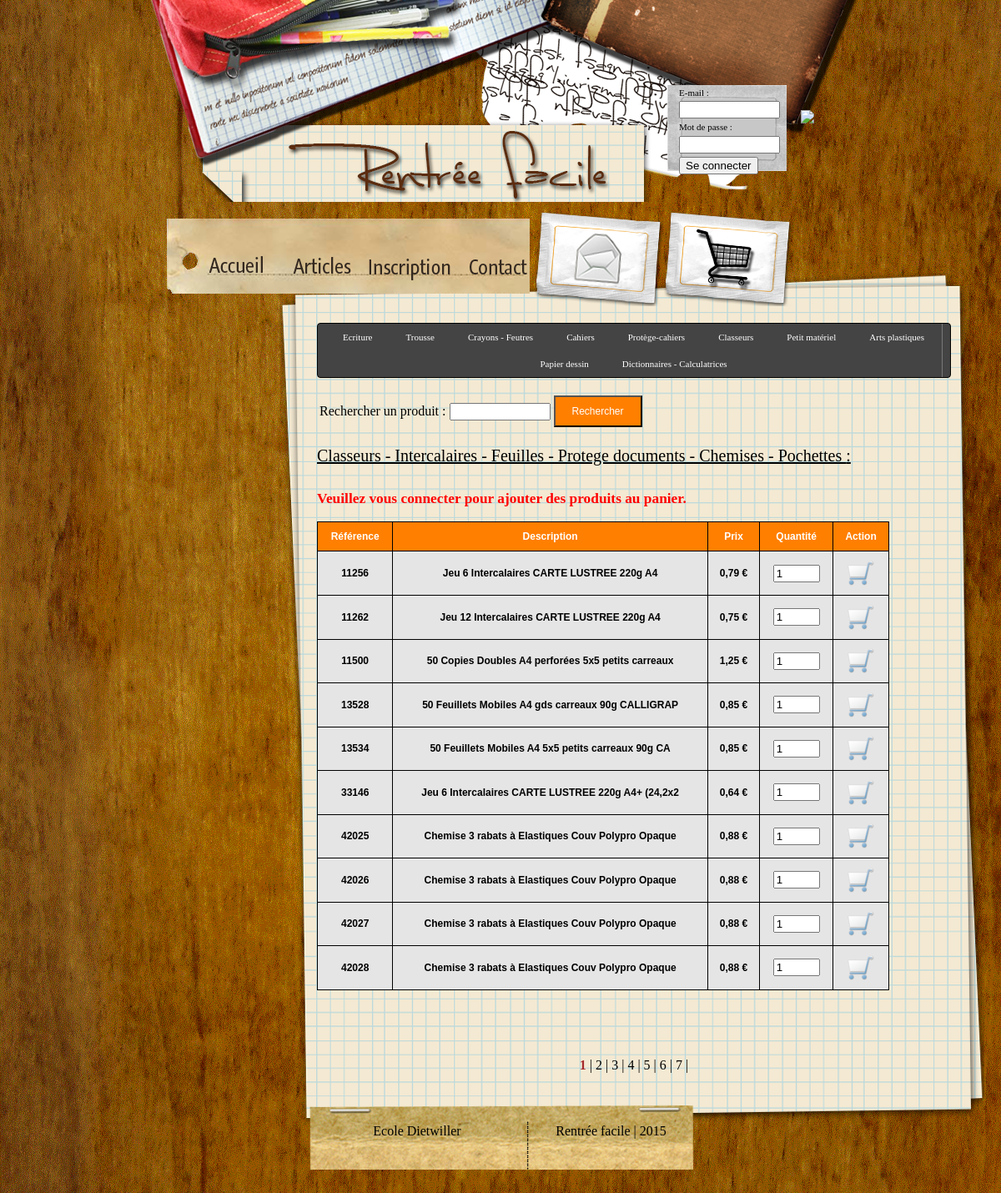
Before: /fournitures/index.php?cat=Classeurs+-+Intercalaires+-+Feuilles+-+Protege+documents+-+Chemises+-+Pochettes+ with the older database file.
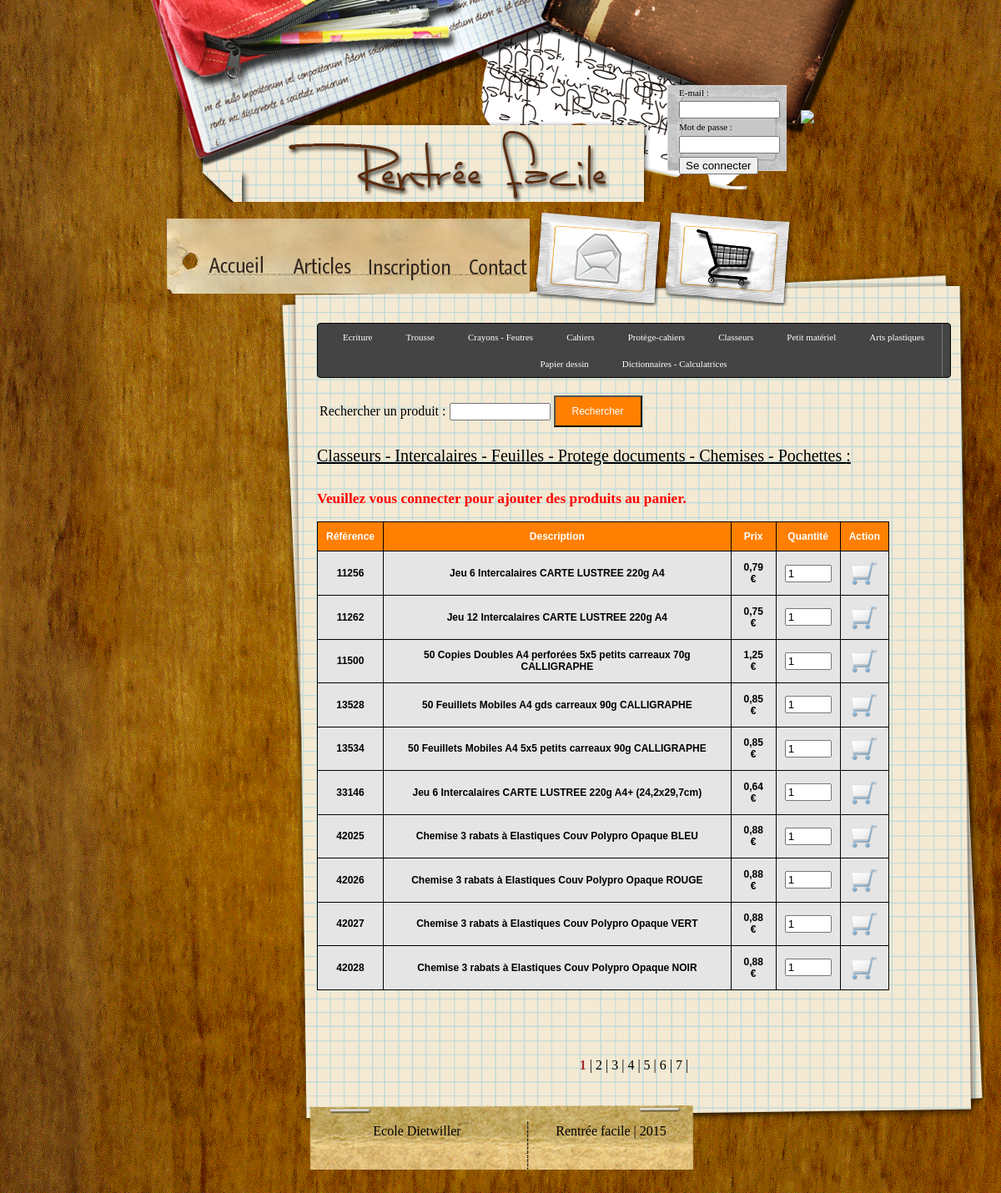
After: the same page with the newer database file.
### tables this page shows
CREATE TABLE Materiel(
	id_mat INT AUTO_INCREMENT NOT NULL,
	ref_mat VARCHAR(20) NOT NULL,
	desc_mat VARCHAR(80),
	prix_mat numeric(5,2),
	id_scat INT NOT NULL,
	PRIMARY KEY (id_mat),
	FOREIGN KEY (id_scat) REFERENCES Sous_categorie (id_scat)
);

### lib/lib_db.class.php (called while the page is built, shortened)
<?php
class DB_connection
{
	private $_connection;
	private $_result;
	public function DB_connection()
	{
		$this->_hostname = HOST;
		$this->_username = USER;
		$this->_password = PASS;
		$this->_database = DB;
		$this->_connection = @mysqli_connect($this->_hostname, $this->_username, $this->_password, $this->_database) or die ("Erreur de connexion &acirc; la base. ".mysql_error());
	}
	public function DB_query($requete)
	{
		$this->_result = @mysqli_query($this->_connection, $requete) or die ("Probl&egrave;me dans l'ex&eacute;cution de la requ&ecirc;te : $requete. ".mysql_error());
		return $this->_result;
	}
	public function DB_object()
	{
		$this->_row = @mysqli_fetch_object($this->_result);
		return $this->_row;
	}
	public function DB_count()
	{
		$this->_row = @mysqli_num_rows($this->_result);
		return $this->_row;
	}
}
?>

### inc/url.inc.php (called while the page is built)
<?php
function recuperer_url()
{
    $url=explode('/', $_SERVER['REQUEST_URI']);
	return $url;
}
?>

### lib/lib_fournitures.php (the view, shortened to what this page needs)
<?php
function afficherFournitures($panier, $rubrique="", $srubrique="", $recherche="")
{
	$db = new DB_connection();
	$query = 'SELECT jma FROM Date_limite';
	$db->DB_query($query);
	$now = Date("Y-m-d");
	$jma = Date("Y-m-d");
	if($db->DB_count() > 0)
	{
		if($date = $db->DB_object())
		{
			$now = new DateTime($now);
			$now = $now->format('Ymd');
			$jma = new DateTime($date->jma);
			$jma = $jma->format('Ymd');
		}
	}
	if(!empty($recherche))
	{
		$requete = 'SELECT ref_mat, desc_mat, prix_mat FROM Materiel WHERE desc_mat LIKE \'%'.$recherche.'%\' OR ref_mat = \''.$recherche.'\'';
	}
	else
	{
		$requete = 'SELECT m.ref_mat, m.desc_mat, m.prix_mat, sc.categorie, sc.scat FROM Materiel as m, Sous_categorie as sc WHERE m.id_scat = sc.id_scat';
		if(!empty($rubrique))
			$requete .= ' AND sc.categorie = \''.$rubrique.'\'';
	}
	$db->DB_query($requete);
	$nb_elems = 10;
	$nb_pages = ceil($db->DB_count() / $nb_elems);
	if(!empty($_GET["page"]))
	{
		$page = intval(htmlentities($_GET["page"], ENT_QUOTES));
		if($_GET["page"] > $nb_pages || $_GET["page"] < 1)
			$page = 1;
	}
	else
		$page = 1;
	$debut = ($page - 1) * $nb_elems;
	$requete .= ' LIMIT '.$debut.', '.$nb_elems.'';
	echo "<div id=\"produits\">";
	if(isset($_SESSION["id_parent"]))
	{
		if($now < $jma)
		{
			if(isset($_GET["ref"]))
			{
				$requete2 = 'SELECT ref_mat FROM Materiel WHERE ref_mat = "'.$db->quote($_GET["ref"]).'"';
				$db->DB_query($requete2);
				if($db->DB_count() > 0)
				{
					$str = "L'article ".htmlentities($_GET["ref"], ENT_QUOTES)." a été ajouté au <a href=\"../panier\">panier</a>";
					if(isset($_GET["qte"]))
					{
						$s = htmlentities($_GET["qte"], ENT_QUOTES) > 1 ? "s" : "";
						$str .= " en ".htmlentities($_GET["qte"], ENT_QUOTES)." exemplaire".$s."&nbsp;";
					}
					echo "<span style=\"color:green; font-size:13pt\"><p><strong>$str</strong><img src=\"../../img/icon_OK.png\"></p></span>";
				}
			}
		}
		else
		{
			echo "<span style=\"color:red; font-size:13pt\"><p><strong>La date limite de commande est passée.</strong></p></span>";
		}
	}
	else
	{
		echo "<span style=\"color:red; font-size:13pt\"><p><strong>Veuillez vous connecter pour ajouter des produits au panier.</strong></p></span>";
	}
	$db->DB_query($requete);
	if($db->DB_count() > 0)
	{
		echo "<div class=\"liste\">";
		echo "<table>
				<tr>
					<td>Référence</td>
					<td>Description</td>
					<td>Prix</td>
					<td>Quantité</td>
					<td>Action</td>
				</tr>";
		while($mat = $db->DB_object())
		{
			echo "<form method=\"get\" action=\"\">";
			$tr = "<tr>";
			echo $tr;
				echo "<td>".$mat->ref_mat."</td>
				<td>".$mat->desc_mat."</td>
				<td>".number_format($mat->prix_mat, 2, ',', ' ')." €</td>";
				$td = "<td><input type=\"number\" name=\"qte\" value=\"1\" size=\"1\" min=\"1\" max=\"20\"></td>";
				echo $td;
				echo "<td><input type=\"submit\" title=\"Ajouter au panier\" value=\"\" class=\"ajPanier\"></td>";
				echo "</tr>";
				echo "</form>";
		}
		echo "</table>";
	}
	else
	{
		echo "<p>Aucun produit trouvé.</p>";
	}
	echo "</div></div>";
	echo "<div id=\"pages\">";
	$chemin = explode('/', recuperer_url()[4])[0];
	$script = explode('?', $chemin)[0];
	if($nb_pages > 1)
	{
		for($i=1; $i <= $nb_pages; ++$i)
		{
			if($page == $i)
				echo "<span style=\"font-weight:bold; color:brown\">".$i."</span> | ";
			else
			{
				if(aucun_arg($chemin))
					echo "<a href=".formater_url($script, urlencode($rubrique), urlencode($srubrique), urlencode($recherche))."?page=".$i.">".$i."</a>";
				else
					echo "<a href=".formater_url($script, urlencode($rubrique), urlencode($srubrique), urlencode($recherche))."&amp;page=".$i.">".$i."</a>";
				echo " | ";
			}
		}
	}
	echo "</div>";
}
function aucun_arg($url)
{
	if(!isset($_GET["cat"]) && !isset($_GET["scat"]) && !isset($_GET["find"]))
	{
		return true;
	}
	else
	{
		if(empty($_GET["cat"]) && empty($_GET["scat"]) && empty($_GET["find"]))
		{
			return true;
		}
		else
		{
			return false;
		}
	}
}
function formater_url($script, $cat, $scat, $find)
{
	$str = $script;
	if($cat!="")
	{
		$str .= "?cat=".$cat;
	}
	return $str;
}
?>

Changed rows visible on the page:
changed materiel: desc_mat "50 Copies Doubles A4 perforées 5x5 petits carreaux" → "50 Copies Doubles A4 perforées 5x5 petits carreaux 70g CALLIGRAPHE"
changed materiel: desc_mat "50 Feuillets Mobiles A4 gds carreaux 90g CALLIGRAP" → "50 Feuillets Mobiles A4 gds carreaux 90g CALLIGRAPHE"
changed materiel: desc_mat "50 Feuillets Mobiles A4 5x5 petits carreaux 90g CA" → "50 Feuillets Mobiles A4 5x5 petits carreaux 90g CALLIGRAPHE"
changed materiel: desc_mat "Jeu 6 Intercalaires CARTE LUSTREE 220g A4+ (24,2x2" → "Jeu 6 Intercalaires CARTE LUSTREE 220g A4+ (24,2x29,7cm)"
changed materiel: desc_mat "Chemise 3 rabats à Elastiques Couv Polypro Opaque" → "Chemise 3 rabats à Elastiques Couv Polypro Opaque BLEU"
changed materiel: desc_mat "Chemise 3 rabats à Elastiques Couv Polypro Opaque" → "Chemise 3 rabats à Elastiques Couv Polypro Opaque ROUGE"
changed materiel: desc_mat "Chemise 3 rabats à Elastiques Couv Polypro Opaque" → "Chemise 3 rabats à Elastiques Couv Polypro Opaque VERT"
changed materiel: desc_mat "Chemise 3 rabats à Elastiques Couv Polypro Opaque" → "Chemise 3 rabats à Elastiques Couv Polypro Opaque NOIR"
